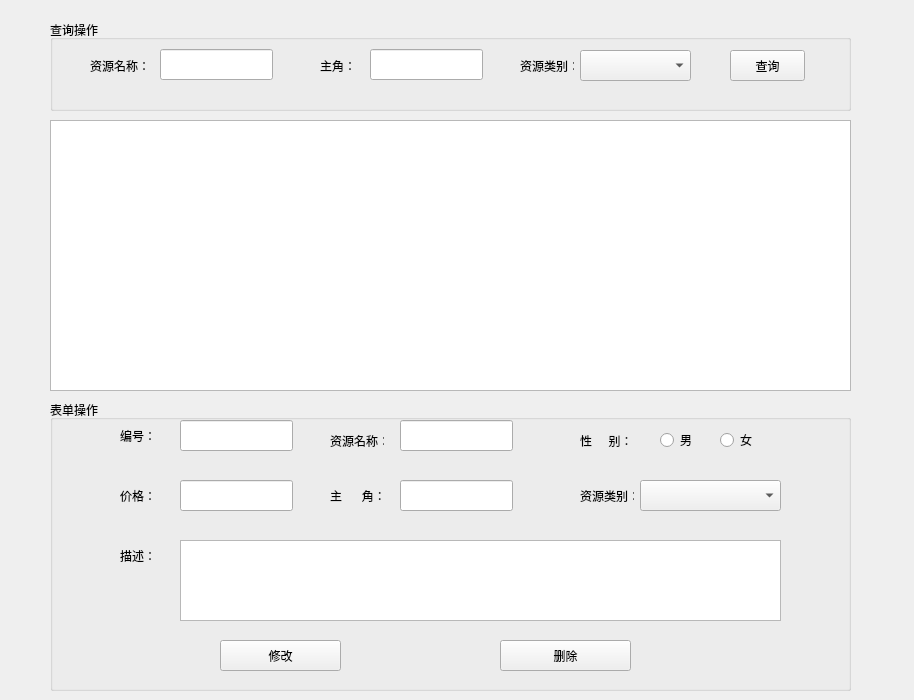
<?xml version="1.0" encoding="UTF-8"?>
<ui version="4.0">
 <class>Form</class>
 <widget class="QWidget" name="Form">
  <property name="geometry">
   <rect>
    <x>0</x>
    <y>0</y>
    <width>914</width>
    <height>700</height>
   </rect>
  </property>
  <property name="windowTitle">
   <string>资源信息维护</string>
  </property>
  <widget class="QGroupBox" name="groupBox_2">
   <property name="geometry">
    <rect>
     <x>50</x>
     <y>400</y>
     <width>801</width>
     <height>291</height>
    </rect>
   </property>
   <property name="title">
    <string>表单操作</string>
   </property>
   <widget class="QLabel" name="label_7">
    <property name="geometry">
     <rect>
      <x>70</x>
      <y>20</y>
      <width>41</width>
      <height>31</height>
     </rect>
    </property>
    <property name="text">
     <string>编号：</string>
    </property>
   </widget>
   <widget class="QLineEdit" name="id_input">
    <property name="geometry">
     <rect>
      <x>130</x>
      <y>20</y>
      <width>113</width>
      <height>31</height>
     </rect>
    </property>
   </widget>
   <widget class="QLineEdit" name="author_input2">
    <property name="geometry">
     <rect>
      <x>350</x>
      <y>80</y>
      <width>113</width>
      <height>31</height>
     </rect>
    </property>
   </widget>
   <widget class="QLabel" name="label_8">
    <property name="geometry">
     <rect>
      <x>280</x>
      <y>80</y>
      <width>54</width>
      <height>31</height>
     </rect>
    </property>
    <property name="text">
     <string>主      角：</string>
    </property>
   </widget>
   <widget class="QLineEdit" name="name_input_2">
    <property name="geometry">
     <rect>
      <x>350</x>
      <y>20</y>
      <width>113</width>
      <height>31</height>
     </rect>
    </property>
   </widget>
   <widget class="QLabel" name="label_9">
    <property name="geometry">
     <rect>
      <x>280</x>
      <y>20</y>
      <width>54</width>
      <height>41</height>
     </rect>
    </property>
    <property name="text">
     <string>资源名称：</string>
    </property>
   </widget>
   <widget class="QLabel" name="label_10">
    <property name="geometry">
     <rect>
      <x>70</x>
      <y>140</y>
      <width>54</width>
      <height>31</height>
     </rect>
    </property>
    <property name="text">
     <string>描述：</string>
    </property>
   </widget>
   <widget class="QLineEdit" name="price_input">
    <property name="geometry">
     <rect>
      <x>130</x>
      <y>80</y>
      <width>113</width>
      <height>31</height>
     </rect>
    </property>
   </widget>
   <widget class="QLabel" name="label_11">
    <property name="geometry">
     <rect>
      <x>70</x>
      <y>80</y>
      <width>54</width>
      <height>31</height>
     </rect>
    </property>
    <property name="text">
     <string>价格：</string>
    </property>
   </widget>
   <widget class="QLabel" name="label_12">
    <property name="geometry">
     <rect>
      <x>530</x>
      <y>20</y>
      <width>54</width>
      <height>41</height>
     </rect>
    </property>
    <property name="text">
     <string>性     别：</string>
    </property>
   </widget>
   <widget class="QPlainTextEdit" name="re_desc">
    <property name="geometry">
     <rect>
      <x>130</x>
      <y>140</y>
      <width>601</width>
      <height>81</height>
     </rect>
    </property>
   </widget>
   <widget class="QLabel" name="label_13">
    <property name="geometry">
     <rect>
      <x>530</x>
      <y>80</y>
      <width>54</width>
      <height>31</height>
     </rect>
    </property>
    <property name="text">
     <string>资源类别：</string>
    </property>
   </widget>
   <widget class="QComboBox" name="typeCombox">
    <property name="geometry">
     <rect>
      <x>590</x>
      <y>80</y>
      <width>141</width>
      <height>31</height>
     </rect>
    </property>
   </widget>
   <widget class="QRadioButton" name="man_radio">
    <property name="geometry">
     <rect>
      <x>610</x>
      <y>30</y>
      <width>41</width>
      <height>20</height>
     </rect>
    </property>
    <property name="text">
     <string>男</string>
    </property>
   </widget>
   <widget class="QRadioButton" name="femail_redio">
    <property name="geometry">
     <rect>
      <x>670</x>
      <y>30</y>
      <width>61</width>
      <height>20</height>
     </rect>
    </property>
    <property name="text">
     <string>女</string>
    </property>
   </widget>
   <widget class="QPushButton" name="modify">
    <property name="geometry">
     <rect>
      <x>170</x>
      <y>240</y>
      <width>121</width>
      <height>31</height>
     </rect>
    </property>
    <property name="text">
     <string>修改</string>
    </property>
    <property name="icon">
     <iconset>
      <normaloff>../images/update.png</normaloff>../images/update.png</iconset>
    </property>
   </widget>
   <widget class="QPushButton" name="delbtn">
    <property name="geometry">
     <rect>
      <x>450</x>
      <y>240</y>
      <width>131</width>
      <height>31</height>
     </rect>
    </property>
    <property name="text">
     <string>删除</string>
    </property>
    <property name="icon">
     <iconset>
      <normaloff>../images/del.png</normaloff>../images/del.png</iconset>
    </property>
   </widget>
  </widget>
  <widget class="QTableWidget" name="re_listtable">
   <property name="geometry">
    <rect>
     <x>50</x>
     <y>120</y>
     <width>801</width>
     <height>271</height>
    </rect>
   </property>
  </widget>
  <widget class="QGroupBox" name="groupBox_3">
   <property name="geometry">
    <rect>
     <x>50</x>
     <y>20</y>
     <width>801</width>
     <height>91</height>
    </rect>
   </property>
   <property name="title">
    <string>查询操作</string>
   </property>
   <widget class="QLabel" name="label_4">
    <property name="geometry">
     <rect>
      <x>40</x>
      <y>30</y>
      <width>61</width>
      <height>31</height>
     </rect>
    </property>
    <property name="text">
     <string>资源名称：</string>
    </property>
   </widget>
   <widget class="QLabel" name="label_5">
    <property name="geometry">
     <rect>
      <x>270</x>
      <y>30</y>
      <width>41</width>
      <height>31</height>
     </rect>
    </property>
    <property name="text">
     <string>主角：</string>
    </property>
   </widget>
   <widget class="QLabel" name="label_6">
    <property name="geometry">
     <rect>
      <x>470</x>
      <y>30</y>
      <width>54</width>
      <height>31</height>
     </rect>
    </property>
    <property name="text">
     <string>资源类别：</string>
    </property>
   </widget>
   <widget class="QLineEdit" name="name_input">
    <property name="geometry">
     <rect>
      <x>110</x>
      <y>29</y>
      <width>113</width>
      <height>31</height>
     </rect>
    </property>
   </widget>
   <widget class="QLineEdit" name="author_input">
    <property name="geometry">
     <rect>
      <x>320</x>
      <y>29</y>
      <width>113</width>
      <height>31</height>
     </rect>
    </property>
   </widget>
   <widget class="QComboBox" name="s_re_combox">
    <property name="geometry">
     <rect>
      <x>530</x>
      <y>30</y>
      <width>111</width>
      <height>31</height>
     </rect>
    </property>
   </widget>
   <widget class="QPushButton" name="pushButton_2">
    <property name="geometry">
     <rect>
      <x>680</x>
      <y>30</y>
      <width>75</width>
      <height>31</height>
     </rect>
    </property>
    <property name="text">
     <string>查询</string>
    </property>
    <property name="icon">
     <iconset>
      <normaloff>../images/query.png</normaloff>../images/query.png</iconset>
    </property>
   </widget>
  </widget>
 </widget>
 <resources/>
 <connections/>
</ui>
